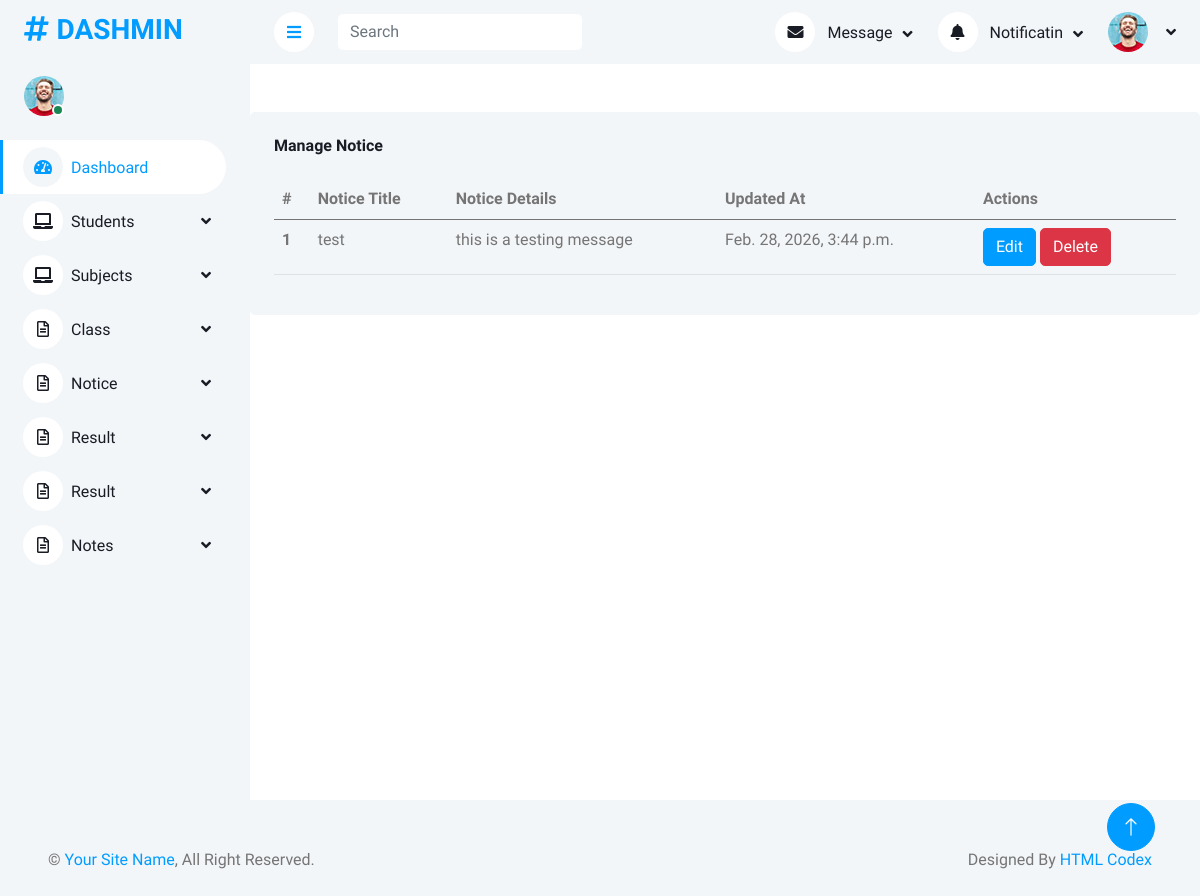
Screenshot of /manage/manage_notice/ with the database file from the repository.
### AdminApp/models.py (models this page shows, shortened)
class NoticeDb(models.Model):
    Notice_Title=models.TextField(null=True,blank=True)
    Notice_Details=models.TextField(null=True,blank=True)
    Created_At=models.DateTimeField(auto_now_add=True)
    Updated_At=models.DateTimeField(auto_now=True)

### AdminApp/views.py (the view)
# urls.py: path('manage_notice/',views.manage_notice,name='manage_notice'),
def manage_notice(request):
    data=NoticeDb.objects.all()
    return render(request,'Manage_Notice.html',{'data':data})

### AdminApp/templates/Manage_Notice.html (shortened to what this page needs)
<!DOCTYPE html>
{% extends 'Dashboard.html' %}
{% block content %}
<html lang="en">
<head>
</head>
<body>
    <div class="col-12 mt-5">
        <div class="bg-light rounded h-100 p-4">
            <h6 class="mb-4">Manage Notice</h6>
            <div class="table-responsive">
                <table class="table">
                    <thead>
                        <tr>
                            <th scope="col">#</th>
                            <th scope="col"> Notice Title</th>
                            <th scope="col">Notice Details</th>
                            <th scope="col">Updated At</th>
                            <th scope="col">Actions</th>
                        </tr>
                    </thead>
                    <tbody>
                        {% for s in data %}
                        <tr>
                            <th scope="row">{{ forloop.counter }}</th>
                            <td>{{ s.Notice_Title }}</td>
                            <td>{{ s.Notice_Details }}</td>
                            <td>{{ s.Updated_At }}</td>
                            <td><a href="#" class="btn btn-primary">Edit</a>
                                <a href="#" class="btn btn-danger">Delete</td>
                        </tr>
                        {% endfor%}
                    </tbody>
                </table>
            </div>
        </div>
    </div>
</body>
</html>
{% endblock %}

### AdminApp/static/assets/css/style.css (style rules this page uses)
:root { --primary: #009CFF; --light: #F3F6F9; --dark: #191C24; }
.btn { transition: .5s; }
.btn.btn-primary { color: #FFFFFF; }

### rows the page displays
NoticeDb: Notice_Title "test", Notice_Details "this is a testing message", Updated_At "Feb. 28, 2026, 3:44 p.m."
